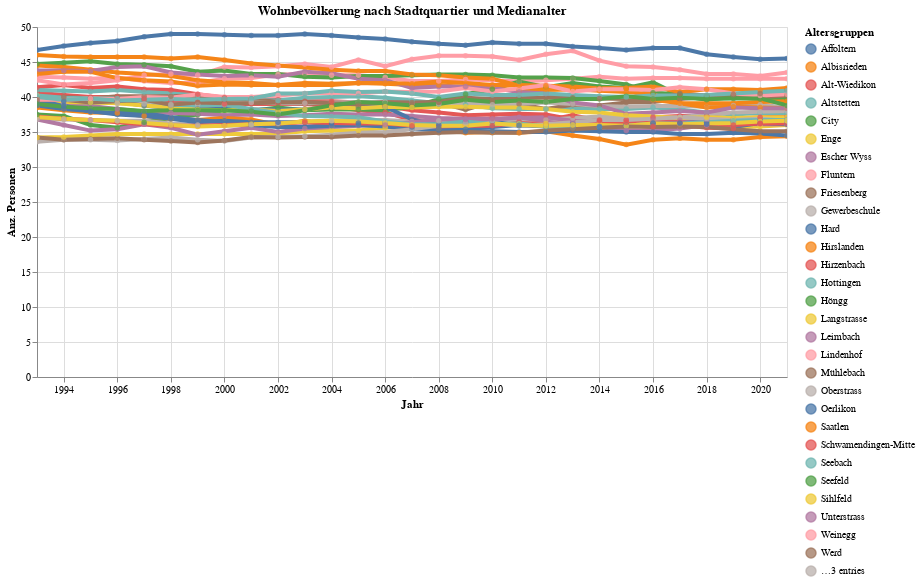

Notebook code cell kept with this figure:
### Markdown cell above
### Visualisierungen nach Zeitausschnitten

### Code cell
myTitle="Wohnbevölkerung nach Stadtquartier und Medianalter"

highlight = alt.selection(type='single', on='mouseover',
                          fields=['RaumLang'], nearest=True)
#x='date:StichtagDatJahr',
base = alt.Chart(data2betested.reset_index().query('RaumSort>12'), title=myTitle).encode(
    x=alt.X('StichtagDatJahr', axis=alt.Axis(title='Jahr'))# , axis=alt.Axis(format='%', title='percentage')
    , y=alt.X('Medianalter', axis=alt.Axis(title='Anz. Personen'))
    , color=alt.Color('RaumLang', legend=alt.Legend(title="Altersgruppen", orient="right"))  
    ,tooltip=['StichtagDatJahr', 'RaumLang','Medianalter']    
)
points = base.mark_circle().encode(
    opacity=alt.value(0.75)
).add_selection(
    highlight
).properties(
    width=750 , height=350
)
lines = base.mark_line().encode(
    size=alt.condition(~highlight, alt.value(0.5), alt.value(4))
).interactive()

lines + points

### Figure 1 — Vega-Lite specification as saved in the notebook (floating-point values rounded to 4 significant figures; data arrays with more than 128 entries replaced by an {"elided": "..."} marker saying what was removed)
{"config": {"view": {"continuousWidth": 400, "continuousHeight": 300}}, "layer": [{"mark": "line", "encoding": {"color": {"type": "nominal", "field": "RaumLang", "legend": {"orient": "right", "title": "Altersgruppen"}}, "size": {"condition": {"value": 0.5, "selection": {"not": "selector018"}}, "value": 4}, "tooltip": [{"type": "temporal", "field": "StichtagDatJahr"}, {"type": "nominal", "field": "RaumLang"}, {"type": "quantitative", "field": "Medianalter"}], "x": {"type": "temporal", "axis": {"title": "Jahr"}, "field": "StichtagDatJahr"}, "y": {"type": "quantitative", "axis": {"title": "Anz. Personen"}, "field": "Medianalter"}}, "selection": {"selector019": {"type": "interval", "bind": "scales", "encodings": ["x", "y"]}}, "title": "Wohnbevölkerung nach Stadtquartier und Medianalter"}, {"mark": "circle", "encoding": {"color": {"type": "nominal", "field": "RaumLang", "legend": {"orient": "right", "title": "Altersgruppen"}}, "opacity": {"value": 0.75}, "tooltip": [{"type": "temporal", "field": "StichtagDatJahr"}, {"type": "nominal", "field": "RaumLang"}, {"type": "quantitative", "field": "Medianalter"}], "x": {"type": "temporal", "axis": {"title": "Jahr"}, "field": "StichtagDatJahr"}, "y": {"type": "quantitative", "axis": {"title": "Anz. Personen"}, "field": "Medianalter"}}, "height": 350, "selection": {"selector018": {"type": "single", "on": "mouseover", "fields": ["RaumLang"], "nearest": true}}, "title": "Wohnbevölkerung nach Stadtquartier und Medianalter", "width": 750}], "data": {"name": "data-06e6196c52f8a0e7a44bf2a279e5c18b"}, "$schema": "https://vega.github.io/schema/vega-lite/v4.8.1.json", "datasets": {"data-06e6196c52f8a0e7a44bf2a279e5c18b": {"elided": "928 records"}}}
